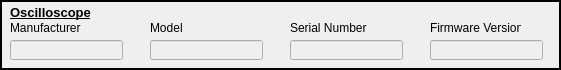
  <widget class="QFrame" name="frame_3">
   <property name="geometry">
    <rect>
     <x>10</x>
     <y>160</y>
     <width>561</width>
     <height>70</height>
    </rect>
   </property>
   <property name="frameShape">
    <enum>QFrame::Box</enum>
   </property>
   <property name="frameShadow">
    <enum>QFrame::Plain</enum>
   </property>
   <property name="lineWidth">
    <number>2</number>
   </property>
   <property name="midLineWidth">
    <number>1</number>
   </property>
   <widget class="QLineEdit" name="OSCOPE_MANUFACTURER_FIELD">
    <property name="enabled">
     <bool>false</bool>
    </property>
    <property name="geometry">
     <rect>
      <x>10</x>
      <y>40</y>
      <width>113</width>
      <height>20</height>
     </rect>
    </property>
   </widget>
   <widget class="QLabel" name="label_12">
    <property name="geometry">
     <rect>
      <x>10</x>
      <y>20</y>
      <width>91</width>
      <height>16</height>
     </rect>
    </property>
    <property name="text">
     <string>Manufacturer</string>
    </property>
   </widget>
   <widget class="QLineEdit" name="OSCOPE_MODELNUM_FIELD">
    <property name="enabled">
     <bool>false</bool>
    </property>
    <property name="geometry">
     <rect>
      <x>150</x>
      <y>40</y>
      <width>113</width>
      <height>20</height>
     </rect>
    </property>
   </widget>
   <widget class="QLabel" name="label_13">
    <property name="geometry">
     <rect>
      <x>150</x>
      <y>20</y>
      <width>81</width>
      <height>16</height>
     </rect>
    </property>
    <property name="text">
     <string>Model</string>
    </property>
   </widget>
   <widget class="QLabel" name="label_14">
    <property name="geometry">
     <rect>
      <x>290</x>
      <y>20</y>
      <width>81</width>
      <height>16</height>
     </rect>
    </property>
    <property name="text">
     <string>Serial Number</string>
    </property>
   </widget>
   <widget class="QLineEdit" name="OSCOPE_SN_FIELD">
    <property name="enabled">
     <bool>false</bool>
    </property>
    <property name="geometry">
     <rect>
      <x>290</x>
      <y>40</y>
      <width>113</width>
      <height>20</height>
     </rect>
    </property>
   </widget>
   <widget class="QLabel" name="label_15">
    <property name="geometry">
     <rect>
      <x>430</x>
      <y>20</y>
      <width>91</width>
      <height>16</height>
     </rect>
    </property>
    <property name="text">
     <string>Firmware Version</string>
    </property>
   </widget>
   <widget class="QLineEdit" name="OSCOPE_FIRMWARE_V_FIELD">
    <property name="enabled">
     <bool>false</bool>
    </property>
    <property name="geometry">
     <rect>
      <x>430</x>
      <y>40</y>
      <width>113</width>
      <height>20</height>
     </rect>
    </property>
   </widget>
   <widget class="QLabel" name="label_17">
    <property name="geometry">
     <rect>
      <x>10</x>
      <y>5</y>
      <width>141</width>
      <height>16</height>
     </rect>
    </property>
    <property name="autoFillBackground">
     <bool>false</bool>
    </property>
    <property name="frameShape">
     <enum>QFrame::NoFrame</enum>
    </property>
    <property name="frameShadow">
     <enum>QFrame::Plain</enum>
    </property>
    <property name="lineWidth">
     <number>0</number>
    </property>
    <property name="midLineWidth">
     <number>0</number>
    </property>
    <property name="text">
     <string>&lt;html&gt;&lt;head/&gt;&lt;body&gt;&lt;p&gt;&lt;span style=&quot; font-size:10pt; font-weight:600; text-decoration: underline;&quot;&gt;Oscilloscope&lt;/span&gt;&lt;/p&gt;&lt;/body&gt;&lt;/html&gt;</string>
    </property>
    <property name="openExternalLinks">
     <bool>false</bool>
    </property>
   </widget>
  </widget>
